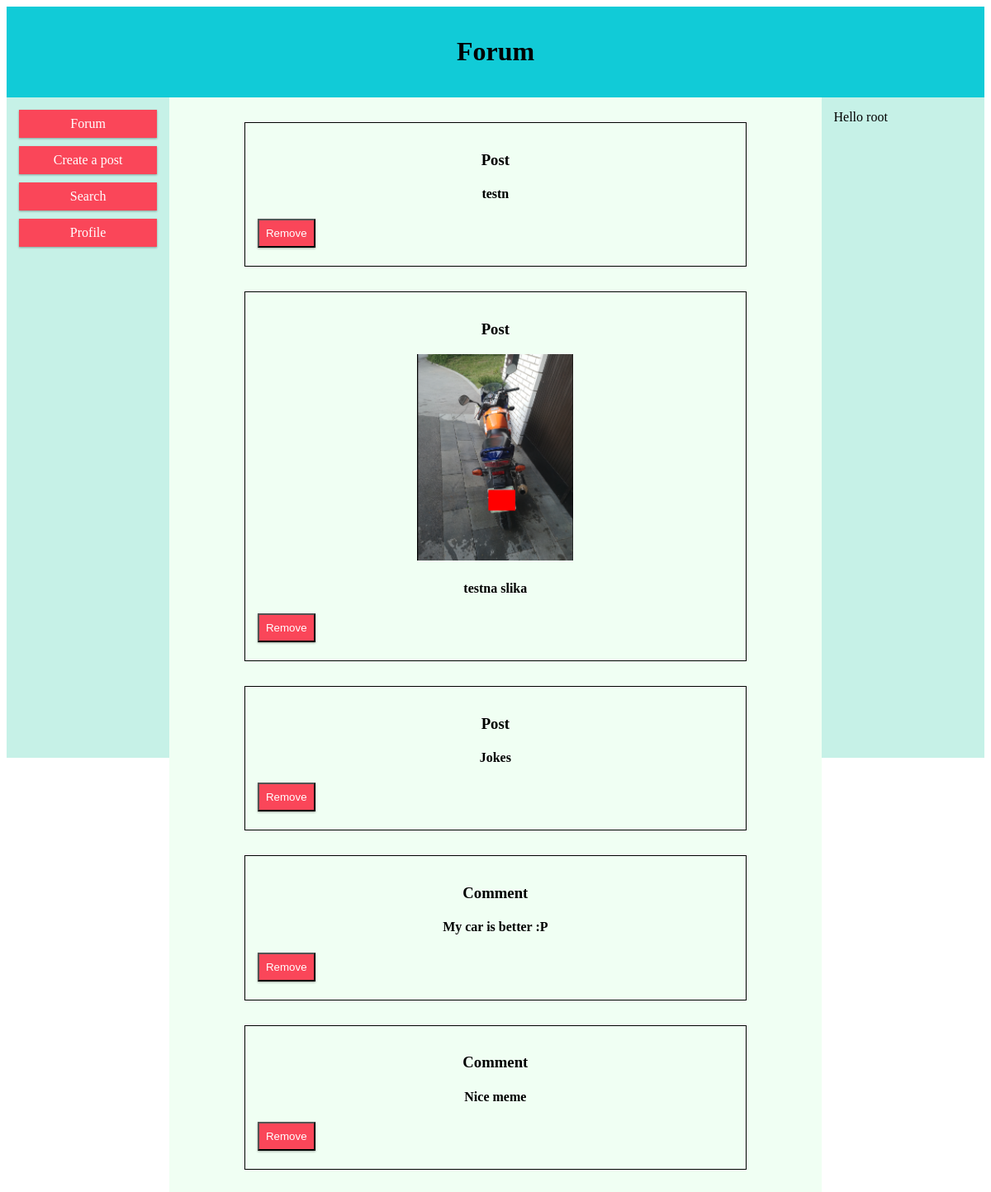
The page /code/index.php/forum/user (signed in) on the database its author committed.
### tables this page shows
CREATE TABLE `post` (
  `postId` int(11) NOT NULL,
  `posterId` int(11) NOT NULL,
  `title` text NOT NULL,
  `idType` int(11) NOT NULL,
  `postContent` text NOT NULL,
  `date` date NOT NULL,
  `pictureName` text
);

CREATE TABLE `coments` (
  `comentId` int(11) NOT NULL,
  `posterId` int(11) NOT NULL,
  `postId` int(11) NOT NULL,
  `coment` text NOT NULL
);

### code/controller/UserController.php (called while the page is built, shortened)
<?php
require_once("model/UserDB.php");
class UserController{
    public static function userPosts() {
        $data = UserDB::getUserData($_SESSION["id"]);
        ViewHelper::render("view/forum-user.php", ["data" => $data[0], "coments" => $data[1]]);
    }
}

### code/model/UserDB.php (called while the page is built, shortened)
<?php
class UserDB {
    public static function getUserData( $id){
        $db = DBInit::getInstance();
        $statment = $db->prepare("SELECT * FROM post WHERE posterId = :id");
        $statment->bindValue(":id",$id);
        $statment->execute();
        $result = $statment->fetchAll();
        $statment = $db->prepare("SELECT * FROM coments WHERE posterId = :id");
        $statment->bindValue(":id",$id);
        $statment->execute();
        $result1 = $statment->fetchAll();
        return Array($result, $result1);
    }
}
?>

### code/view/forum-user.php (the view, shortened to what this page needs)
<!DOCTYPE html>
<link rel="stylesheet" type="text/css" href="<?= ASSETS_URL . "style.css" ?>">
<header class="col-12 col-s-12">
   <h1>Forum</h1>
</header>
<div id="main">
    <div class = "row">
        <div class="col-2 col-s-3 rob">
            <?php
                if(isset($_SESSION["id"])){
                    include("view/menu.php");
                }
                else{
                    include("view/menu_not_loged.php");
                }
            ?>
        </div>
        <div class="col-8 col-s-9 main">
        <?php foreach ($data as $post): ?>
                <div class="col-12 col-s-12">
                    <div class="col-1 col-s-0"> </div>
                    <div class = "col-10 col-s-12 post">
                        <h3>Post</h3>
                        <?php
                                if (!empty($post["pictureName"])) {
                                    echo ('<img src="../../assets/postPictures/'.$post["pictureName"].'" alt="Slika">');
                                }
                            ?>
                        <form action="<?= BASE_URL . "forum/user"?>" method="POST" >
                            <h4><?= $post["title"]?></h4>
                            <button>Remove</button>
                        </form>
                    </div>
                    <div class="col-1 col-s-0"> </div>
                    <br>
                </div>
            <?php endforeach ?>
            <?php foreach ($coments as $post): ?>
                <div class="col-12 col-s-12">
                    <div class="col-1 col-s-0"> </div>
                    <div class = "col-10 col-s-12 post">
                        <h3>Comment</h3>
                        <form action="<?= BASE_URL . "forum/user"?>" method="POST" >
                            <h4><?= $post["coment"]?></h4>
                            <button>Remove</button>
                        </form>
                    </div>
                    <div class="col-1 col-s-0"> </div>
                    <br>
                </div>
            <?php endforeach ?>
        </div>
        <div class="col-2 col-s-12 rob user">
      <?php
         if(isset($_SESSION["id"])){
               echo "Hello ".$_SESSION["username"];
         }
         else{
            echo "Hello stranger";
         }
         ?>
      </div>
</div>
</div>

### code/assets/style.css (style rules this page uses)
button { display: block; text-decoration: none; margin: 5; text-align: center; padding: 8px; margin-bottom: 7px; background-color: #fa4659; color: #ffffff; box-shadow: 0 1px 3px rgba(0, 0, 0, 0.12), 0 1px 2px rgba(0, 0, 0, 0.24); transition: transform 0.5s; cursor: pointer; }
header { text-align: center; }
header { background-color: #11cbd7; }
.rob { background-color: #c6f1e7; height:100vh; }
* { box-sizing: border-box; }
.main { background-color: #f0fff3; }
.post { text-align: center; min-height: 160px; border: 1px solid black; justify-content: center; }
img { max-width: 350px; max-height: 250px; }
.row::after { content: ""; clear: both; display: block; }
[class*="col-"] { float: left; padding: 15px; }
[class*="col-"] { width: 100%; }
@media only screen and (min-width: 600px) { .col-s-3 { width: 25%; } }
@media only screen and (min-width: 600px) { .col-s-9 { width: 75%; } }
@media only screen and (min-width: 600px) { .col-s-12 { width: 100%; } }
@media only screen and (min-width: 992px) { .col-1 { width: 8.33%; } }
@media only screen and (min-width: 992px) { .col-2 { width: 16.66%; } }
@media only screen and (min-width: 992px) { .col-8 { width: 66.66%; } }
@media only screen and (min-width: 992px) { .col-10 { width: 83.33%; } }
@media only screen and (min-width: 992px) { .col-12 { width: 100%; } }

### rows shown on the page
post: title "testn"
post: pictureName (picture), title "testna slika"
post: title "Jokes"
coments: coment "My car is better :P"
coments: coment "Nice meme"

### other values the page prints
$_SESSION["username"] "root"
